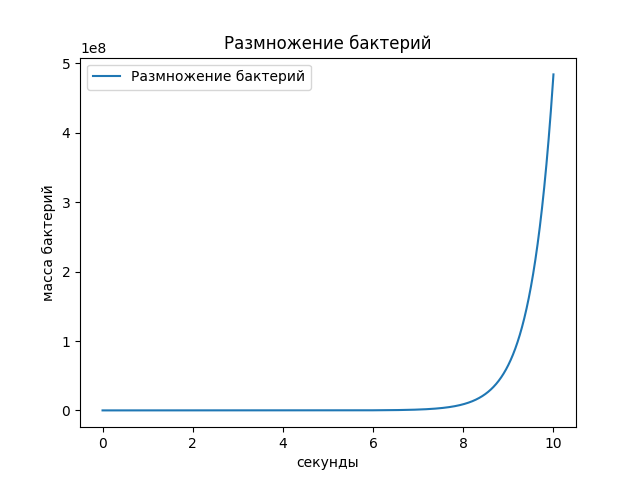

Write Python code to recreate this figure.
import numpy as np
from scipy.integrate import odeint
import matplotlib.pyplot as plt

m_0 = m1_0 = 1
k = 2
t1 = 0

while m1_0 <= 10*m_0:
    t1+=1
    m1_0 *= k
    print(m1_0)

m_0 = 1

t = np.arange(0, 10, 10**-3)

def bact(m, t):
    dmdt = k * m
    return dmdt



	
m_t = odeint(bact, m_0, t)

print(f'бактерий станет больше в 10 раз через {t1} секунд(ы)')

# Построение решения в виде графика функции
plt.plot(t, m_t[:,0], label='Размножение бактерий')
plt.xlabel('секунды')
plt.ylabel('масса бактерий')
plt.title('Размножение бактерий')
plt.legend()
 
plt.savefig("1")
